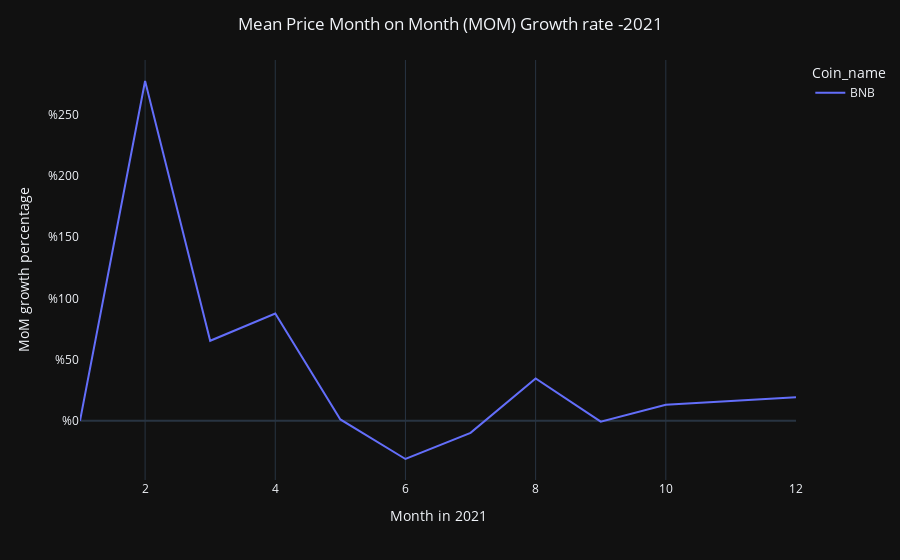

Notebook code cell kept with this figure:
### Code cell
mom_growth_rate(bnb,'BNB')

### Figure 1 — Plotly figure (JSON) as saved in the notebook; plotly's stock layout.template omitted (floating-point values rounded to 4 significant figures)
{"data": [{"hovertemplate": "Coin_name=BNB<br>Month=%{x}<br>mom=%{y}<extra></extra>", "legendgroup": "BNB", "line": {"color": "#636efa", "dash": "solid"}, "marker": {"symbol": "circle"}, "mode": "lines", "name": "BNB", "orientation": "v", "showlegend": true, "type": "scatter", "x": [1, 2, 3, 4, 5, 6, 7, 8, 9, 10, 12], "xaxis": "x", "y": [0, 277.7, 65.36, 87.66, 1.08, -31.27, -9.92, 34.62, -0.72, 13.12, 19.2], "yaxis": "y"}], "layout": {"legend": {"title": {"text": "Coin_name"}, "tracegroupgap": 0}, "margin": {"t": 60}, "title": {"text": "Mean Price Month on Month (MOM) Growth rate -2021", "x": 0.5}, "xaxis": {"anchor": "y", "domain": [0, 1], "showgrid": true, "title": {"text": "Month in 2021"}}, "yaxis": {"anchor": "x", "domain": [0, 1], "showgrid": false, "tickprefix": "%", "title": {"text": "MoM growth percentage"}}}}
